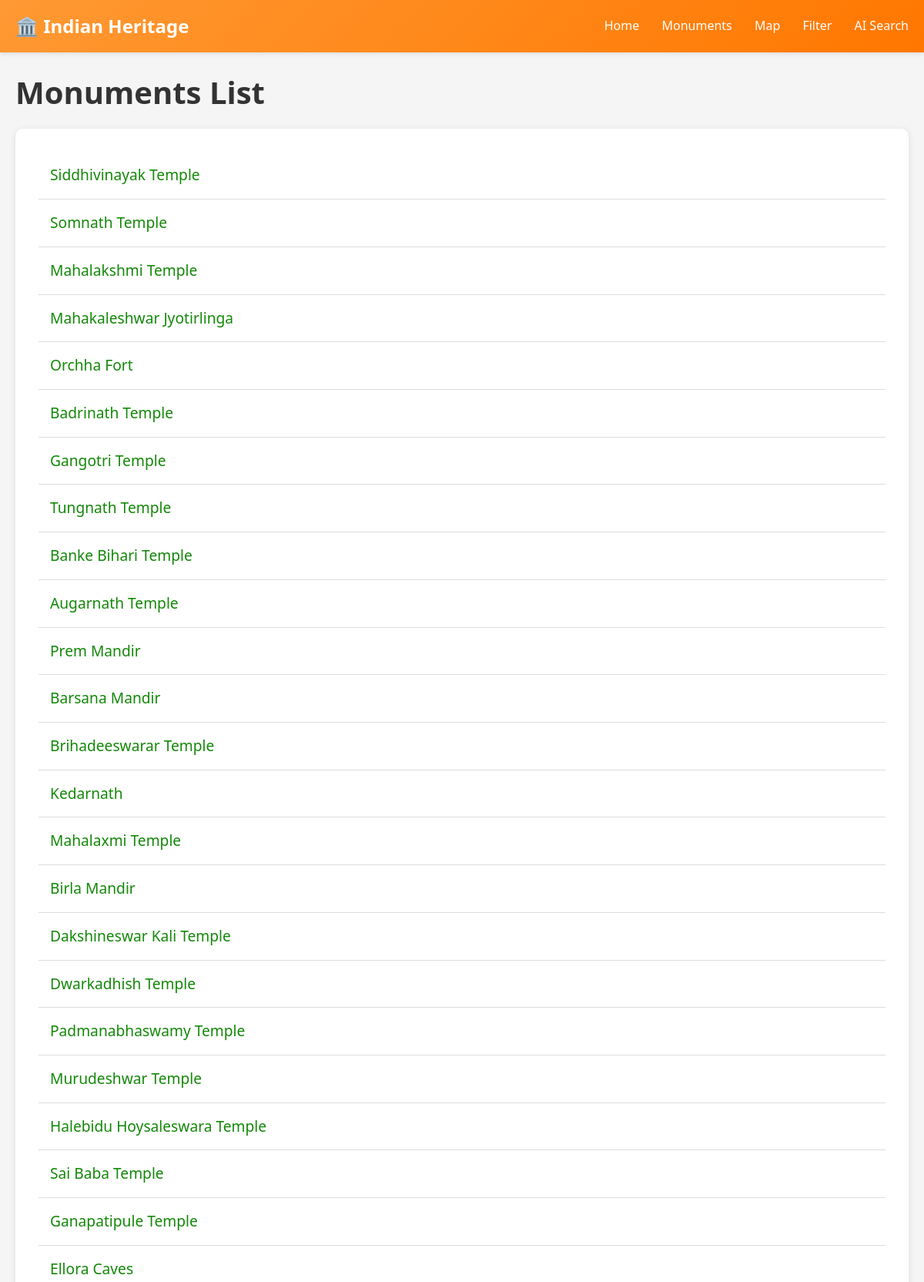
Page /monuments/ (upper part) on the committed database.
### monuments/models.py (models this page shows, shortened)
class Monument(models.Model):
    monument_id = models.AutoField(primary_key=True)
    name = models.TextField()
    monument_type = models.TextField(null=True, blank=True)
    zone = models.TextField(null=True, blank=True)
    year = models.TextField(null=True, blank=True)
    location = models.ForeignKey(
        Location,
        on_delete=models.CASCADE,
        related_name="monuments",
        null=True,
        blank = True
    )
    style = models.ForeignKey(
        ArchitecturalStyle,
        on_delete=models.SET_NULL,
        null=True,
        related_name="monuments"
    )
    period = models.ForeignKey(
        Period,
        on_delete=models.SET_NULL,
        null=True,
        related_name="monuments"
    )
    class Meta:
        db_table = "monument"

### monuments/views.py (the view)
# urls.py: path('monuments/', monument_list, name='monument_list'),
def monument_list(request):
    monuments = Monument.objects.select_related('location', 'style', 'period').all()
    return render(request, 'monuments.html', {'monuments': monuments})

### monuments/templates/monuments.html (shortened to what this page needs)
{% load static %}
<!DOCTYPE html>
<html>
<head>
    <link rel="stylesheet" href="{% static 'css/base.css' %}">
</head>
<body>
    <nav class="main-nav">
        <div class="nav-container">
            <a href="{% url 'home' %}" class="nav-brand">🏛️ Indian Heritage</a>
            <div class="nav-links">
                <a href="{% url 'home' %}">Home</a>
                <a href="{% url 'monument_list' %}">Monuments</a>
                <a href="{% url 'monuments_map' %}">Map</a>
                <a href="{% url 'filter_monuments' %}">Filter</a>
                <a href="{% url 'nlp_search' %}">AI Search</a>
            </div>
        </div>
    </nav>
    <div class="container">
        <h1>Monuments List</h1>
        <div class="monument-list">
            {% for monument in monuments %}
            <div class="monument-item">
                <a href="{% url 'monument_detail' monument.monument_id %}" class="monument-link">
                    {{ monument.name }}
                </a>
            </div>
            {% empty %}
            <p>No monuments found.</p>
            {% endfor %}
        </div>
    </div>
</body>
</html>

### monuments/static/css/base.css (style rules this page uses)
* { margin: 0; padding: 0; box-sizing: border-box; }
:root { --saffron: #FF9933; --white: #FFFFFF; --green: #138808; --dark-gray: #333333; --light-gray: #F5F5F5; --border-gray: #DDDDDD; --navy-blue: #000080; }
body { font-family: 'Segoe UI', Tahoma, Geneva, Verdana, sans-serif; line-height: 1.6; color: var(--dark-gray); background-color: var(--light-gray); }
.container { max-width: 1200px; margin: 0 auto; padding: 20px; }
h1, h2, h3 { color: var(--dark-gray); margin-bottom: 15px; }
h1 { font-size: 2.5rem; }
a { color: var(--green); text-decoration: none; transition: color 0.3s ease; }
.main-nav { background: linear-gradient(135deg, var(--saffron), #FF7700); padding: 15px 0; box-shadow: 0 2px 5px rgba(0, 0, 0, 0.1); position: sticky; top: 0; z-index: 1000; }
.nav-container { max-width: 1200px; margin: 0 auto; padding: 0 20px; display: flex; justify-content: space-between; align-items: center; }
.nav-brand { font-size: 1.5rem; font-weight: bold; color: var(--white); }
.nav-links a { color: var(--white); margin-left: 25px; font-weight: 500; transition: opacity 0.3s ease; }

### monuments/templates/monuments.html (style rules this page uses)
.monument-list { background: var(--white); padding: 30px; border-radius: 10px; box-shadow: 0 2px 10px rgba(0, 0, 0, 0.1); }
.monument-item { padding: 15px; border-bottom: 1px solid var(--border-gray); }
.monument-link { font-size: 1.2rem; font-weight: 500; }

### rows in the picture
Monument: name "Siddhivinayak Temple"
Monument: name "Somnath Temple"
Monument: name "Mahalakshmi Temple"
Monument: name "Mahakaleshwar Jyotirlinga"
Monument: name "Orchha Fort"
Monument: name "Badrinath Temple"
Monument: name "Gangotri Temple"
Monument: name "Tungnath Temple"
Monument: name "Banke Bihari Temple"
Monument: name "Augarnath Temple"
Monument: name "Prem Mandir"
Monument: name "Barsana Mandir"
Monument: name "Brihadeeswarar Temple"
Monument: name "Kedarnath"
Monument: name "Mahalaxmi Temple"
Monument: name "Birla Mandir"
Monument: name "Dakshineswar Kali Temple"
Monument: name "Dwarkadhish Temple"
Monument: name "Padmanabhaswamy Temple"
Monument: name "Murudeshwar Temple"
Monument: name "Halebidu Hoysaleswara Temple"
Monument: name "Sai Baba Temple"
Monument: name "Ganapatipule Temple"
Monument: name "Ellora Caves"
